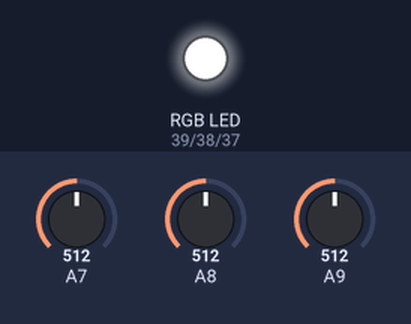
Simulated run of this sketch. Board: Arduino Mega 2560, built with avr-gcc and run on an emulated ATmega2560. Shown: an RGB LED mixed from three pins (HIGH = lit). The inputs (shaded band) are chosen by the test bench; at power-on: A7 = 512, A8 = 512, A9 = 512. What the sketch prints to the serial monitor is not drawn.

Above: at 1.2 s.
1.3 s: A7 set to 104
3.3 s: A7 set to 92
5.1 s: A8 set to 109
6.9 s: A8 set to 92
8.7 s: A9 set to 106
10.5 s: A9 set to 91
Timing chart, 0 to 13.3 s (numbered marks = the images above; inputs shaded):
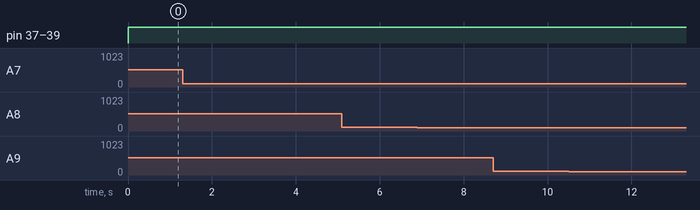

Measured:
- after the input at 1.3 s, every drawn part: stays the same
- after the input at 3.3 s, every drawn part: stays the same
- after the input at 5.1 s, every drawn part: stays the same
- after the input at 6.9 s, every drawn part: stays the same
- after the input at 8.7 s, every drawn part: stays the same
- after the input at 10.5 s, every drawn part: stays the same

The sketch:

AccelerometerLED.ino
```cpp
/*
 Analog signal chain on Educational BoosterPack MK II
 http://boosterpackdepot.info/wiki/index.php?title=Educational_BoosterPack_MK_II

 The sketch demonstrates a complete analog signal chain getting
 input from the 3-axis accelerometer and using that to mix the color
 for the RGB LED.


 Sketch was originally written for Educational BoosterPack and for the
 "Getting Started with LaunchPad" book. Updated to use 12-bit ADC LaunchPad
 and with new pin-out of the Educational BoosterPack MK II

 The circuit utilizes the LEDs on the Educational BoosterPack MK II:
 * RED LED attached from digital pin 39 to ground.
 * GREEN LED attached from digital pin 38 to ground.
 * BLUE LED attached from digital pin 37 to ground.
 Analog accelerometer channels:
 * analog 25: z-axis
 * analog 24: y-axis
 * analog 23: x-axis


 Absolute rating/conversion can be determined from the ADXL3xx datasheet.
 As a quick reference, for LaunchPads with 12-bit ADC (MSP430F5529, Tiva C, etc.),
 the entire analog  range is [0,4096]. For simple tilting calculation
 [-1g,1g] ~ = [mid-800, mid + 800] = [2048-800,2048+800] = [1248,2848]


Created Dec 2012
Modified Dec 2013
by Dung Dang

*/
const int xpin = 23; // x-axis of the accelerometer
const int ypin = 24; // y-axis
const int zpin = 25; // z-axis (only on 3-axis models)
const int redLED= 39; // assign red LED to Pin #9
const int greenLED= 38;// assign green LED to Pin #10
const int blueLED= 37; // assign blueLED to Pin #12

void setup() {
    Serial.begin(9600); // initialize for sending diagnostic info to computer
}
void loop() {
    int analogValue;// CHECK X AXIS (red)
    analogValue = analogRead(xpin); // read X axis
    Serial.print("RED (X): ");      // print to serial monitor
    Serial.print(analogValue);
    Serial.print("\t");
    if(analogValue >2048){ // check if tilting on x axis in positive direction
        analogValue = map(analogValue, 2048, 2850, 0, 150); // map to RGB range
        analogWrite(redLED, analogValue); // output color
    }
    else if(analogValue<2048){ // check if tilting on x axis in negative direction
        analogValue = map(analogValue, 1250, 2048, 150, 0); // map to RGB range
        analogWrite(redLED, analogValue);  // output color
    }
    else{
        analogWrite(redLED, 0); // analogValue is b/w 450 & 490, X axis is ~flat
    }
    // CHECK Y AXIS (green)
    analogValue = analogRead(ypin); // read Y axis
    Serial.print("GREEN (Y): "); // print to serial monitor
    Serial.print(analogValue);
    Serial.print("\t");
    if(analogValue >2048){ // check if tilting on Y axis in positive direction
        analogValue = map(analogValue, 2048, 2850, 0, 150); // map to RGB range
        analogWrite(greenLED, analogValue); // output color
    }
    else if(analogValue<2048){ // check if tilting on Y axis in negative direction
        analogValue = map(analogValue, 1250, 2048, 150, 0); // map to RGB range
        analogWrite(greenLED, analogValue); // output color
    }
    else{
        analogWrite(greenLED, 0);// analogValue is b/w 450 & 490, Y axis is ~flat
    }
    // CHECK Z AXIS (blue)
    analogValue = analogRead(zpin); // read Z axis
    Serial.print("BLUE (Z): "); // print to serial monitor
    Serial.print(analogValue);
    Serial.print("\t");
    if(analogValue >2048){ // check if tilting on Z axis in positive direction
        analogValue = map(analogValue, 2048, 2850, 0, 150); // map to RGB range
        analogWrite(blueLED, analogValue); // output color
    }
    else if(analogValue<2048){ // check if tilting on Z axis in negative direction
        analogValue = map(analogValue, 1250, 2048, 150, 0); // map to RGB range
        analogWrite(blueLED, analogValue); // output color
    }
    else{
        analogWrite(blueLED, 0); // analogValue is b/w 450 & 490, Z axis is ~flat
    }
}
```
